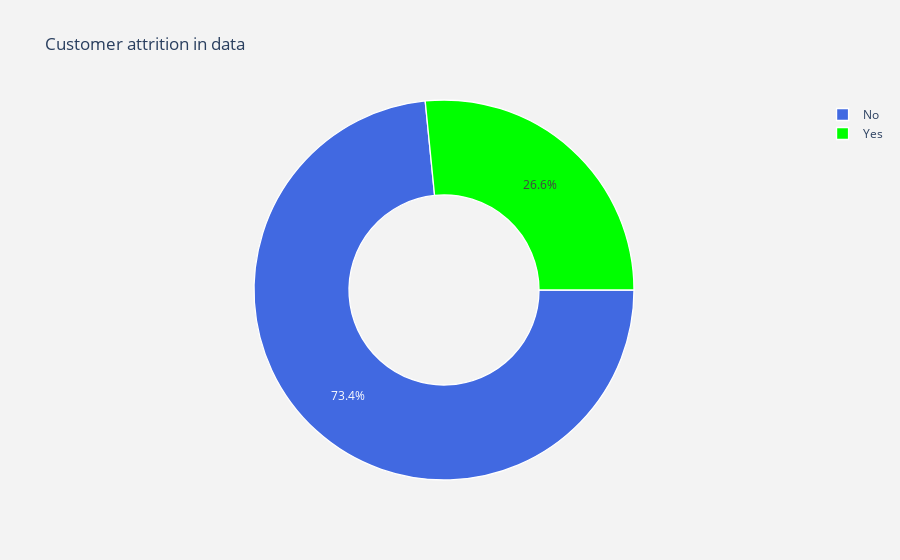

The cell this chart's notebook holds for it:
### Markdown cell above
### EDA

### Code cell
#labels
lab = telcom["Churn"].value_counts().keys().tolist()
#values
val = telcom["Churn"].value_counts().values.tolist()

trace = go.Pie(labels = lab ,
               values = val ,
               marker = dict(colors =  [ 'royalblue' ,'lime'],
                             line = dict(color = "white",
                                         width =  1.3)
                            ),
               rotation = 90,
               hoverinfo = "label+value+text",
               hole = .5
              )
layout = go.Layout(dict(title = "Customer attrition in data",
                        plot_bgcolor  = "rgb(243,243,243)",
                        paper_bgcolor = "rgb(243,243,243)",
                       )
                  )

data = [trace]
fig = go.Figure(data = data,layout = layout)
py.iplot(fig)

### Figure 1 — Plotly figure (JSON) as saved in the notebook; plotly's stock layout.template omitted (floating-point values rounded to 4 significant figures)
{"data": [{"hole": 0.5, "hoverinfo": "label+value+text", "labels": ["No", "Yes"], "marker": {"colors": ["royalblue", "lime"], "line": {"color": "white", "width": 1.3}}, "rotation": 90, "type": "pie", "values": [5163, 1869]}], "layout": {"paper_bgcolor": "rgb(243,243,243)", "plot_bgcolor": "rgb(243,243,243)", "title": {"text": "Customer attrition in data"}}}
